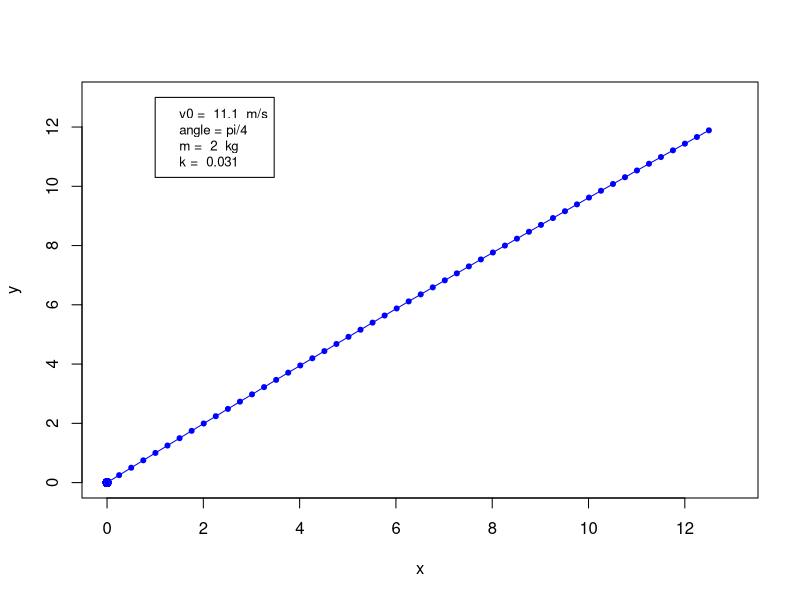

Here is the R script that generated this plot:
#################################################################
# This task is to calculate trajectory
# With enviroment resistance
#################################################################

g <- 9.81 #gravity acceleration
v0 <- 11.1
alpha <- pi/4
k <- 0.031  #enviroment resistance coefficient
m <- 2  #mass in kilos

x <- vector(length=50) #horizontal axes
y <- vector(length=50) #vertical axes

plot(x, y, col="blue", ylim=c(0, 13), xlim=c(0, 13))
legend(1, 13, c(paste("v0 = ", v0, " m/s"), "angle = pi/4", paste("m = ", m, " kg"), paste("k = ", k)), cex=0.8)

v_x <- vector(length=50) #projections on x
v_y <- vector(length=50) #projections on y
v_x[1] <- v0*cos(alpha)
v_y[1] <- v0*sin(alpha)

wholeTime <- 2*v0*sin(alpha)/g #whole time of flight
dt <- wholeTime/50 #step 
h <- 0.05

x[1] <- 0
y[1] <- 0

for(cnt in seq(2, 51, 1))
{
	f_v1_x <- (-k * v_x[cnt-1] * v_x[cnt-1] * dt / m) 
	f_v1_y <- (-(g + k * v_y[cnt-1] * v_y[cnt-1] / m) * dt)

	v_x_tmp <- (v_x[cnt-1] + h * f_v1_x)
	v_y_tmp <- (v_y[cnt-1] + h * f_v1_y)

	f_x_tmp <- (-k * v_x_tmp * v_x_tmp * dt / m)
        f_y_tmp <- (-(g + k * v_y_tmp * v_y_tmp / m) * dt)

	v_x[cnt] <- (v_x[cnt-1] + h * (f_v1_x + f_x_tmp) / 2)
	v_y[cnt] <- (v_y[cnt-1] + h * (f_v1_y + f_y_tmp) / 2)

	x[cnt] <- (x[cnt-1] + v_x[cnt-1]*dt)
	y[cnt] <- (y[cnt-1] + v_y[cnt-1]*dt)
}

lines(x, y, type="o",  pch=20, lty=1, col="blue")

#v_x[cnt] <- (v_x[cnt-1] - k * v_x[cnt-1] * v_x[cnt-1] * dt / m)
#v_y[cnt] <- (v_y[cnt-1] - (g + k * v_y[cnt-1] * v_y[cnt-1] / m) * dt)
